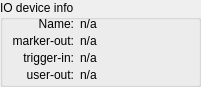
   <widget class="QGroupBox" name="groupBoxIODevInfo">
    <property name="geometry">
     <rect>
      <x>479</x>
      <y>217</y>
      <width>201</width>
      <height>87</height>
     </rect>
    </property>
    <property name="title">
     <string>IO device info</string>
    </property>
    <widget class="QLabel" name="label_IODev">
     <property name="geometry">
      <rect>
       <x>5</x>
       <y>17</y>
       <width>69</width>
       <height>16</height>
      </rect>
     </property>
     <property name="layoutDirection">
      <enum>Qt::LeftToRight</enum>
     </property>
     <property name="text">
      <string>Name:</string>
     </property>
     <property name="alignment">
      <set>Qt::AlignRight|Qt::AlignTop|Qt::AlignTrailing</set>
     </property>
    </widget>
    <widget class="QLabel" name="lblIODevName">
     <property name="geometry">
      <rect>
       <x>80</x>
       <y>17</y>
       <width>113</width>
       <height>16</height>
      </rect>
     </property>
     <property name="autoFillBackground">
      <bool>false</bool>
     </property>
     <property name="frameShape">
      <enum>QFrame::NoFrame</enum>
     </property>
     <property name="frameShadow">
      <enum>QFrame::Sunken</enum>
     </property>
     <property name="text">
      <string>n/a</string>
     </property>
     <property name="alignment">
      <set>Qt::AlignLeading|Qt::AlignLeft|Qt::AlignTop</set>
     </property>
    </widget>
    <widget class="QLabel" name="label_IODev_2">
     <property name="geometry">
      <rect>
       <x>5</x>
       <y>34</y>
       <width>69</width>
       <height>16</height>
      </rect>
     </property>
     <property name="layoutDirection">
      <enum>Qt::LeftToRight</enum>
     </property>
     <property name="text">
      <string>marker-out:</string>
     </property>
     <property name="alignment">
      <set>Qt::AlignRight|Qt::AlignTop|Qt::AlignTrailing</set>
     </property>
    </widget>
    <widget class="QLabel" name="lblIODevMarkerOut">
     <property name="geometry">
      <rect>
       <x>80</x>
       <y>34</y>
       <width>113</width>
       <height>16</height>
      </rect>
     </property>
     <property name="autoFillBackground">
      <bool>false</bool>
     </property>
     <property name="frameShape">
      <enum>QFrame::NoFrame</enum>
     </property>
     <property name="frameShadow">
      <enum>QFrame::Sunken</enum>
     </property>
     <property name="text">
      <string>n/a</string>
     </property>
     <property name="alignment">
      <set>Qt::AlignLeading|Qt::AlignLeft|Qt::AlignTop</set>
     </property>
    </widget>
    <widget class="QLabel" name="label_IODev_3">
     <property name="geometry">
      <rect>
       <x>5</x>
       <y>51</y>
       <width>69</width>
       <height>16</height>
      </rect>
     </property>
     <property name="layoutDirection">
      <enum>Qt::LeftToRight</enum>
     </property>
     <property name="text">
      <string>trigger-in:</string>
     </property>
     <property name="alignment">
      <set>Qt::AlignRight|Qt::AlignTop|Qt::AlignTrailing</set>
     </property>
    </widget>
    <widget class="QLabel" name="lblIODevTriggerIn">
     <property name="geometry">
      <rect>
       <x>80</x>
       <y>51</y>
       <width>113</width>
       <height>16</height>
      </rect>
     </property>
     <property name="autoFillBackground">
      <bool>false</bool>
     </property>
     <property name="frameShape">
      <enum>QFrame::NoFrame</enum>
     </property>
     <property name="frameShadow">
      <enum>QFrame::Sunken</enum>
     </property>
     <property name="text">
      <string>n/a</string>
     </property>
     <property name="alignment">
      <set>Qt::AlignLeading|Qt::AlignLeft|Qt::AlignTop</set>
     </property>
    </widget>
    <widget class="QLabel" name="label_IODev_4">
     <property name="geometry">
      <rect>
       <x>5</x>
       <y>68</y>
       <width>69</width>
       <height>16</height>
      </rect>
     </property>
     <property name="layoutDirection">
      <enum>Qt::LeftToRight</enum>
     </property>
     <property name="text">
      <string>user-out:</string>
     </property>
     <property name="alignment">
      <set>Qt::AlignRight|Qt::AlignTop|Qt::AlignTrailing</set>
     </property>
    </widget>
    <widget class="QLabel" name="lblIODevUserOut">
     <property name="geometry">
      <rect>
       <x>80</x>
       <y>68</y>
       <width>113</width>
       <height>16</height>
      </rect>
     </property>
     <property name="autoFillBackground">
      <bool>false</bool>
     </property>
     <property name="frameShape">
      <enum>QFrame::NoFrame</enum>
     </property>
     <property name="frameShadow">
      <enum>QFrame::Sunken</enum>
     </property>
     <property name="text">
      <string>n/a</string>
     </property>
     <property name="alignment">
      <set>Qt::AlignLeading|Qt::AlignLeft|Qt::AlignTop</set>
     </property>
    </widget>
   </widget>
